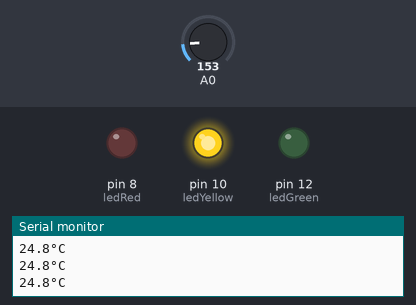
A sketch run on a simulated Arduino Uno, built with avr-gcc and run on an emulated ATmega328P. Parts: output pins drawn as LEDs (lit = HIGH), the last lines printed to the serial monitor. Inputs (shaded band) come from the test bench; at power-on: A0 = 153.

Above: at 1.3 s.
1.4 s: A0 set to 174
At 2.5 s:
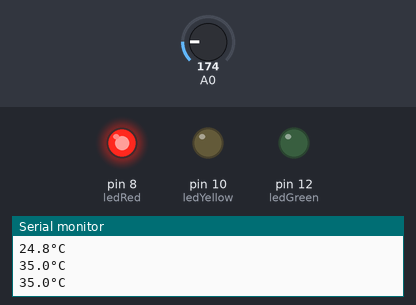
3.0 s: A0 set to 133
At 3.7 s:
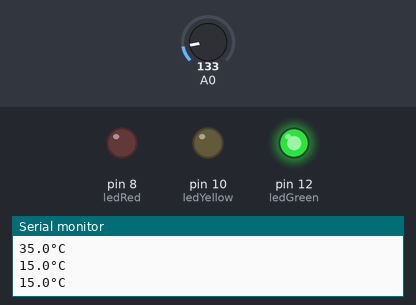
4.5 s: A0 set to 165
At 4.9 s:
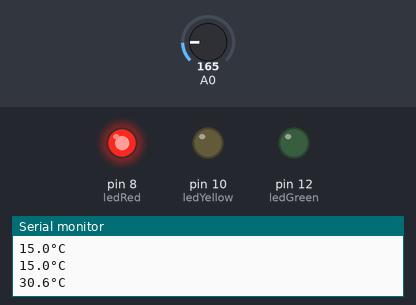
6.0 s: A0 set to 114
At 7.3 s:
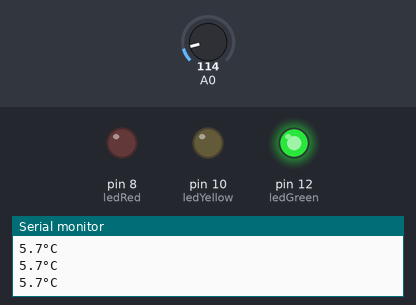
Timing chart, 0 to 8.5 s (numbered marks = the images above; inputs shaded):
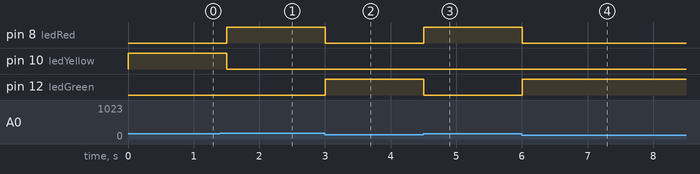

Measured:
- the behaviour switches between 157 and 158 on A0 (found by bisection; images 0 and 1)
- after the input at 1.4 s, pin 8 (ledRed): LOW → HIGH after 0.10 s; pin 10 (ledYellow): HIGH → LOW after 0.10 s
- after the input at 3.0 s, pin 8 (ledRed): HIGH → LOW at once; pin 12 (ledGreen): LOW → HIGH at once
- after the input at 4.5 s, pin 8 (ledRed): LOW → HIGH at once; pin 12 (ledGreen): HIGH → LOW at once
- after the input at 6.0 s, pin 8 (ledRed): HIGH → LOW at once; pin 12 (ledGreen): LOW → HIGH at once

The sketch:

exercise10_tempsensor_diodes.ino
```cpp
// setting up pins
int ledGreen = 12;
int ledYellow = 10;
int ledRed = 8;

void setup() {
  // put your setup code here, to run once:
  Serial.begin(115200);
  pinMode(ledGreen,OUTPUT);
  pinMode(ledYellow,OUTPUT);
  pinMode(ledRed,OUTPUT);
  pinMode(A0,INPUT);
}

void loop() {
  // put your main code here, to run repeatedly:
  int sensorVal = analogRead(A0);
  float voltage = sensorVal * (5.0/1023.0); // conversion from sensor reading in bits (2^10-1) to voltage in mV
  float temp = ((voltage*1000)-500)/10; //conversion from mV to deg C, TMP36GZ has offset of 500mV
  int tempint = ceil(temp); // conversion as switch case only compares two integers
  switch(tempint){
    case 25 ... 27: // if temp is between 25 and 27 deg C, then show yellow
      digitalWrite(ledGreen,LOW);
      digitalWrite(ledYellow,HIGH);
      digitalWrite(ledRed,LOW);
      break;
    case 28 ... 50: //if temp is between 28 and 50, then show red
      digitalWrite(ledGreen,LOW);
      digitalWrite(ledYellow,LOW);
      digitalWrite(ledRed,HIGH);
      break;
    default: // if temp is not above 25, then show green
      digitalWrite(ledGreen,HIGH);
      digitalWrite(ledYellow,LOW);
      digitalWrite(ledRed,LOW);
      break;

  }
  Serial.print(temp,1);Serial.println("°C");
  delay(500); //delay to avoid flickering of LEDs
}
```
